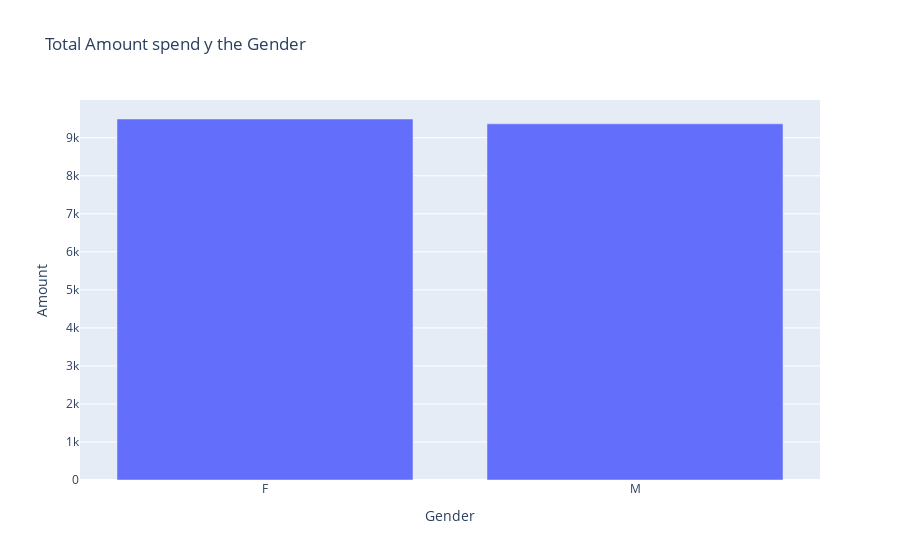

Write notebook code for a chart like this one.
### Code cell
# show on plot 
fig=px.bar(Gender_Amount,x="Gender",y="Amount",title="Total Amount spend y the Gender ")
fig.show()

### Figure 1 — Plotly figure (JSON) as saved in the notebook; plotly's stock layout.template omitted (floating-point values rounded to 4 significant figures)
{"data": [{"alignmentgroup": "True", "hovertemplate": "Gender=%{x}<br>Amount=%{y}<extra></extra>", "legendgroup": "", "marker": {"color": "#636efa", "pattern": {"shape": ""}}, "name": "", "offsetgroup": "", "orientation": "v", "showlegend": false, "textposition": "auto", "type": "bar", "x": ["F", "M"], "xaxis": "x", "y": [9493.0, 9366.0], "yaxis": "y"}], "layout": {"autosize": true, "barmode": "relative", "legend": {"tracegroupgap": 0}, "title": {"text": "Total Amount spend y the Gender "}, "xaxis": {"anchor": "y", "autorange": true, "domain": [0, 1], "range": [-0.5, 1.5], "title": {"text": "Gender"}, "type": "category"}, "yaxis": {"anchor": "x", "autorange": true, "domain": [0, 1], "range": [0, 9992.0], "title": {"text": "Amount"}, "type": "linear"}}}
